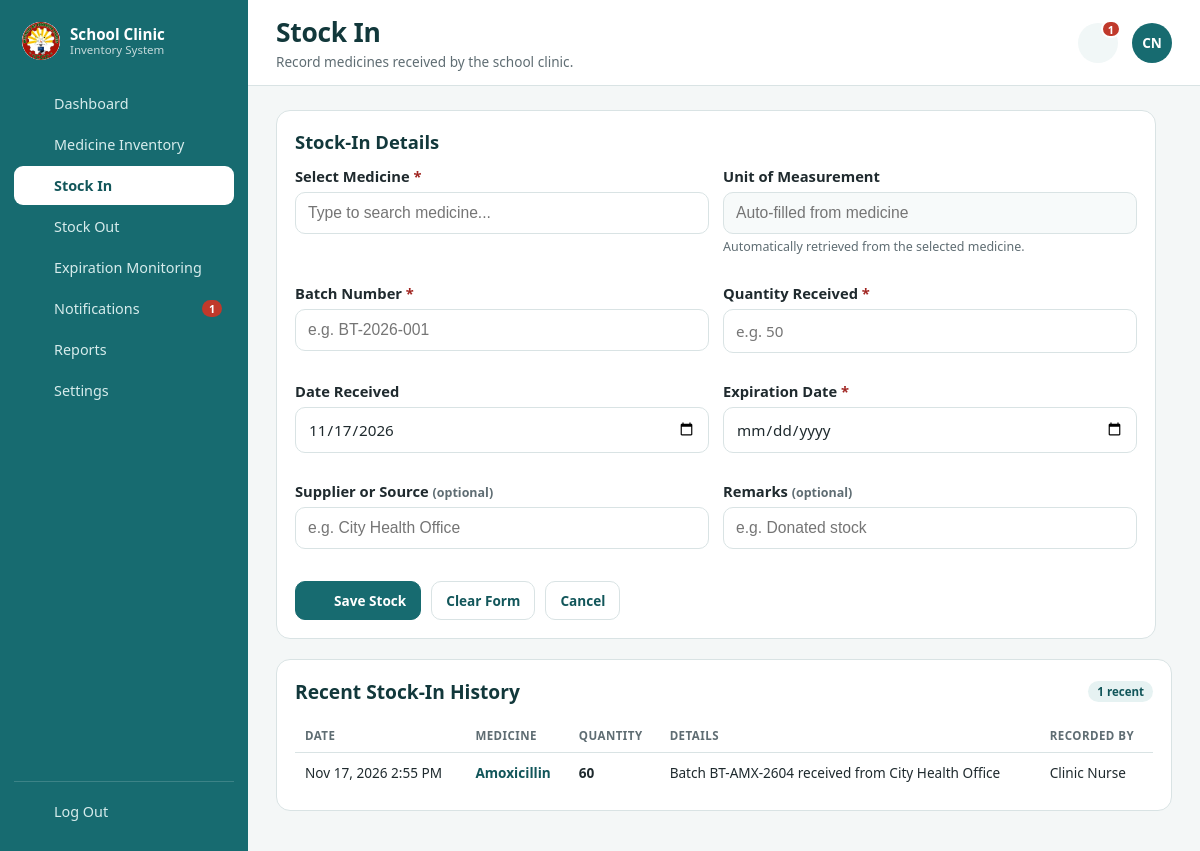
Screenshot of /stock-in.php (signed in) with the database file from the repository.
### tables this page shows
CREATE TABLE IF NOT EXISTS inventory_activities (
  id INT UNSIGNED AUTO_INCREMENT PRIMARY KEY,
  activity_type VARCHAR(30) NOT NULL,
  medicine_id INT UNSIGNED NULL,
  quantity INT NOT NULL DEFAULT 0,
  note VARCHAR(255) NULL,
  performed_by VARCHAR(120) NOT NULL DEFAULT 'Clinic Personnel',
  created_at TIMESTAMP DEFAULT CURRENT_TIMESTAMP,
  KEY idx_activity_created (created_at),
  CONSTRAINT fk_activity_med FOREIGN KEY (medicine_id) REFERENCES medicines (id) ON DELETE SET NULL
);

CREATE TABLE IF NOT EXISTS medicines (
  id INT UNSIGNED AUTO_INCREMENT PRIMARY KEY,
  name VARCHAR(150) NOT NULL,
  generic_name VARCHAR(150) NOT NULL DEFAULT '',
  category VARCHAR(80) NOT NULL DEFAULT 'Tablet',
  unit VARCHAR(40) NOT NULL DEFAULT 'tablet',
  location VARCHAR(80) NOT NULL DEFAULT '',
  description VARCHAR(255) NOT NULL DEFAULT '',
  low_stock_threshold INT UNSIGNED NOT NULL DEFAULT 20,
  created_at TIMESTAMP DEFAULT CURRENT_TIMESTAMP,
  updated_at TIMESTAMP DEFAULT CURRENT_TIMESTAMP ON UPDATE CURRENT_TIMESTAMP,
  UNIQUE KEY uniq_med_name (name)
);

### stock-in.php (the view, shortened to what this page needs)
<?php
require_once __DIR__ . '/includes/session.php';
require_once __DIR__ . '/includes/layout.php';
$values = [
    'medicine_name' => '',
    'batch_no' => '',
    'quantity' => '',
    'received_date' => date('Y-m-d'),
    'expiration_date' => '',
    'supplier' => '',
    'remarks' => '',
];
$history = [];
try {
    $pdo = get_db_connection();
    $history = $pdo->query(
        'SELECT a.created_at, a.medicine_id, a.quantity, a.note, a.performed_by, m.name
         FROM inventory_activities a
         LEFT JOIN medicines m ON m.id = a.medicine_id
         WHERE a.activity_type = \'stock_in\'
         ORDER BY a.id DESC
         LIMIT 6'
    )->fetchAll();
} catch (Throwable $exception) {
    error_log('Stock in load error: ' . $exception->getMessage());
    $loadError = 'Unable to load stock-in data right now. Please try again later.';
}
?>
    <main class="content">
      <section class="panel form-panel">
        <form method="POST" id="stockInForm" novalidate>
          <h2 class="form-title">Stock-In Details</h2>
          <div class="form-grid">
            <div class="field">
              <label for="medicine_name">Select Medicine <span class="req">*</span></label>
              <input type="text" id="medicine_name" name="medicine_name" list="medicineOptions" maxlength="150" placeholder="Type to search medicine..." value="<?php echo e($values['medicine_name']); ?>" autocomplete="off" required>
            </div>
            <div class="field">
              <label for="unitDisplay">Unit of Measurement</label>
              <input type="text" id="unitDisplay" value="" readonly tabindex="-1" placeholder="Auto-filled from medicine">
              <span class="help-inline">Automatically retrieved from the selected medicine.</span>
            </div>
            <div class="field">
              <label for="batch_no">Batch Number <span class="req">*</span></label>
              <input type="text" id="batch_no" name="batch_no" maxlength="60" placeholder="e.g. BT-2026-001" value="<?php echo e($values['batch_no']); ?>" required>
            </div>
            <div class="field">
              <label for="quantity">Quantity Received <span class="req">*</span></label>
              <input type="number" id="quantity" name="quantity" min="1" step="1" placeholder="e.g. 50" value="<?php echo e($values['quantity']); ?>" required>
            </div>
            <div class="field">
              <label for="received_date">Date Received</label>
              <input type="date" id="received_date" name="received_date" value="<?php echo e($values['received_date']); ?>">
            </div>
            <div class="field">
              <label for="expiration_date">Expiration Date <span class="req">*</span></label>
              <input type="date" id="expiration_date" name="expiration_date" value="<?php echo e($values['expiration_date']); ?>" required>
            </div>
            <div class="field">
              <label for="supplier">Supplier or Source <span class="muted small">(optional)</span></label>
              <input type="text" id="supplier" name="supplier" maxlength="120" placeholder="e.g. City Health Office" value="<?php echo e($values['supplier']); ?>">
            </div>
            <div class="field">
              <label for="remarks">Remarks <span class="muted small">(optional)</span></label>
              <input type="text" id="remarks" name="remarks" maxlength="255" placeholder="e.g. Donated stock" value="<?php echo e($values['remarks']); ?>">
            </div>
          </div>
          <div class="form-actions">
            <button type="submit" class="btn primary"><?php echo icon('stock-in'); ?> Save Stock</button>
            <button type="reset" class="btn">Clear Form</button>
            <a class="btn" href="medicine-inventory.php">Cancel</a>
          </div>
        </form>
      </section>
      <section class="panel">
        <div class="panel-head">
          <h2>Recent Stock-In History</h2>
          <span class="badge teal"><?php echo number_format(count($history)); ?> recent</span>
        </div>
        <?php if (!$history): ?>
          <div class="empty-state">
            <span class="empty-icon"><?php echo icon('stock-in'); ?></span>
            <h3>No stock-in records yet</h3>
            <p>Recorded stock receipts will appear here.</p>
          </div>
        <?php else: ?>
          <div class="table-wrap">
            <table class="data">
              <thead>
                <tr><th>Date</th><th>Medicine</th><th>Quantity</th><th>Details</th><th>Recorded By</th></tr>
              </thead>
              <tbody>
                <?php foreach ($history as $entry): ?>
                  <tr>
                    <td><?php echo date('M j, Y g:i A', strtotime((string)$entry['created_at'])); ?></td>
                    <td class="strong"><?php if ($entry['medicine_id'] !== null && $entry['name'] !== null): ?><a class="table-link" href="medicine-view.php?id=<?php echo (int)$entry['medicine_id']; ?>#batches"><?php echo e($entry['name']); ?></a><?php else: ?><span class="muted">&mdash;</span><?php endif; ?></td>
                    <td class="strong"><?php echo number_format((int)$entry['quantity']); ?></td>
                    <td><?php echo e((string)$entry['note']); ?></td>
                    <td><?php echo e((string)$entry['performed_by']); ?></td>
                  </tr>
                <?php endforeach; ?>
              </tbody>
            </table>
          </div>
        <?php endif; ?>
      </section>
    </main>

### assets/css/style.css (style rules this page uses)
:root { --teal: #176B70; --teal-dark: #12565a; --bg: #ffffff; --text: #1f2a2e; --muted: #5f6d73; --border: #d9e3e4; --error-bg: #fdecea; --error-text: #a12622; --shadow: 0 12px 30px rgba(23, 107, 112, 0.12); --radius: 16px; }
* { box-sizing: border-box; }
body { margin: 0; font-family: "Segoe UI", Tahoma, Arial, sans-serif; color: var(--text); background: radial-gradient(900px 500px at 10% -10%, rgba(23, 107, 112, 0.08), transparent 60%), radial-gradient(700px 400px at 100% 100%, rgba(23, 107, 112, 0.06), transparent 55%), var(--bg); min-height: 100vh; }
.help-inline { display: block; margin-top: 5px; font-size: 0.78rem; color: var(--muted); }
.field { margin-bottom: 14px; }
label { display: block; font-weight: 600; margin-bottom: 6px; font-size: 0.92rem; }
input[type="email"], input[type="password"], input[type="text"] { width: 100%; padding: 11px 12px; border: 1px solid var(--border); border-radius: 10px; font-size: 0.98rem; color: var(--text); background: #fff; transition: border-color 0.15s, box-shadow 0.15s; }
.muted { color: var(--muted); }

### assets/css/dashboard.css (style rules this page uses)
body.app { background: #f4f7f7; min-height: 100vh; }
.content { display: flex; flex-direction: column; gap: 20px; padding: 24px 28px 40px; }
.btn { display: inline-flex; align-items: center; gap: 8px; padding: 9px 14px; border: 1px solid var(--border); border-radius: 10px; background: #fff; color: var(--teal-dark); font-size: 0.85rem; font-weight: 600; text-decoration: none; transition: border-color 0.12s, background 0.12s, transform 0.05s; }
.btn.primary { background: var(--teal); border-color: var(--teal); color: #fff; }
.panel { background: #fff; border: 1px solid var(--border); border-radius: 14px; padding: 18px; min-width: 0; }
.panel-head { display: flex; align-items: center; justify-content: space-between; gap: 10px; margin-bottom: 14px; }
.panel-head h2 { margin: 0; font-size: 1.2rem; color: #12383b; }
.table-wrap { overflow-x: auto; }
table.data { width: 100%; border-collapse: collapse; font-size: 0.85rem; }
.data th { padding: 9px 10px; text-align: left; font-size: 0.72rem; text-transform: uppercase; letter-spacing: 0.04em; color: var(--muted); white-space: nowrap; border-bottom: 1px solid var(--border); }
.data td { padding: 10px; border-bottom: 1px solid #f0f5f5; vertical-align: middle; }
.data tr:last-child td { border-bottom: none; }
.data .strong { font-weight: 600; }
.badge { display: inline-flex; align-items: center; gap: 5px; padding: 3px 9px; border-radius: 999px; font-size: 0.72rem; font-weight: 700; white-space: nowrap; }
.badge.teal { background: #e6f2f2; color: var(--teal-dark); }
.btn { cursor: pointer; font-family: inherit; }
.form-panel { max-width: 880px; }
.form-title { margin: 0 0 12px; font-size: 1.15rem; color: #12383b; }
.form-grid { display: grid; grid-template-columns: repeat(2, minmax(0, 1fr)); gap: 14px; }
input[type="number"], input[type="date"], select { width: 100%; padding: 11px 12px; border: 1px solid var(--border); border-radius: 10px; font-size: 0.95rem; font-family: inherit; color: var(--text); background: #fff; transition: border-color 0.15s, box-shadow 0.15s; }
.field .req { color: #a12622; }
.help-inline { display: block; margin-top: 4px; font-size: 0.78rem; color: var(--muted); }
.form-actions { display: flex; flex-wrap: wrap; gap: 10px; margin-top: 18px; }
.small { font-size: 0.78rem; }
.table-link { color: var(--teal-dark); text-decoration: none; }
.field input[readonly] { background: #f7fafa; color: var(--muted); }

### rows the page displays
inventory_activities: created_at "Nov 17, 2026 2:55 PM", medicine.name "Amoxicillin", quantity "60", note "Batch BT-AMX-2604 received from City Health Office", performed_by "Clinic Nurse"

### other values shown
$item['label'] "Dashboard"
$item['label'] "Medicine Inventory"
$item['label'] "Stock In"
$item['label'] "Stock Out"
$item['label'] "Expiration Monitoring"
$item['label'] "Notifications"
$unread "1"
$item['label'] "Reports"
$item['label'] "Settings"
$pageTitle "Stock In"
$subtitle "Record medicines received by the school clinic."
$identity['initials'] "CN"
count($history) "1"
